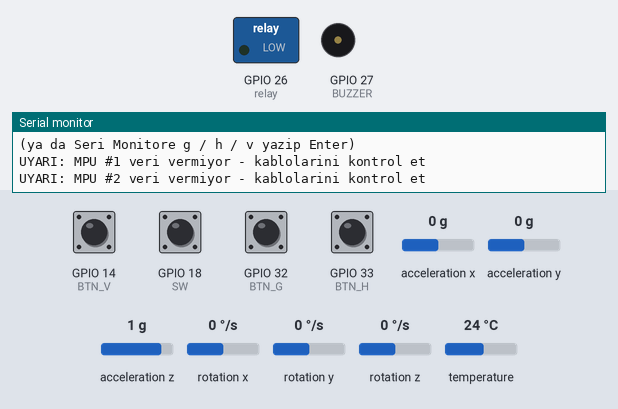
The sketch below on a simulated ESP32. Shown: switched loads named in the sketch (green lamp = pin HIGH), buzzer (waves = sounding, pin HIGH), the last lines printed to the serial monitor. The inputs (shaded band) are chosen by the test bench; at power-on: GPIO 14 (BTN_V), GPIO 18 (SW), GPIO 32 (BTN_G), GPIO 33 (BTN_H) HIGH, acceleration x 0 g, acceleration y 0 g, acceleration z 1 g, rotation x 0 °/s, rotation y 0 °/s, rotation z 0 °/s, temperature 24 °C.

Above: at 4.7 s.
4.8 s: GPIO 14 (BTN_V) pulled LOW for 0.15 s
At 5.2 s:
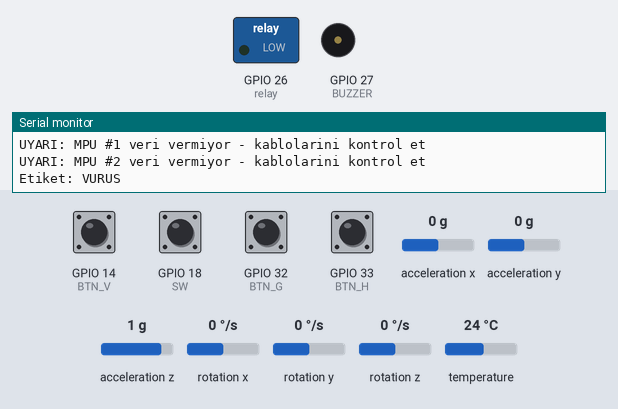
8.3 s: GPIO 32 (BTN_G) pulled LOW for 0.15 s
At 9.1 s:
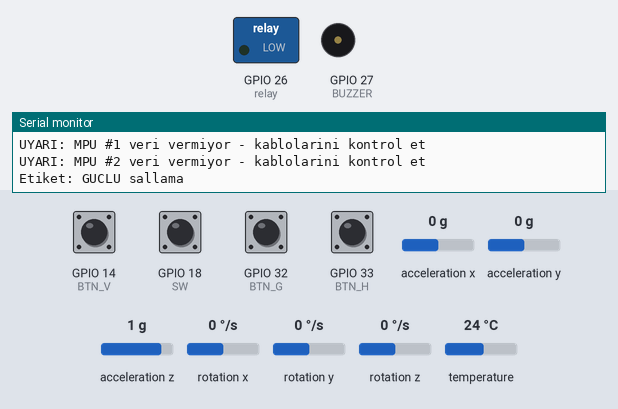
9.9 s: GPIO 33 (BTN_H) pulled LOW for 0.15 s
At 10.3 s:
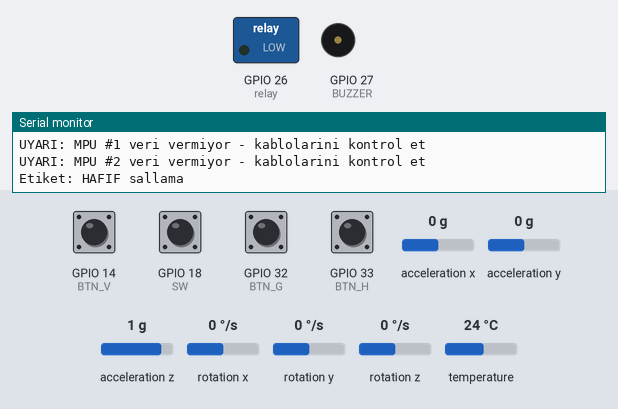
Timing chart, 0 to 12.9 s (numbered marks = the images above; inputs shaded):
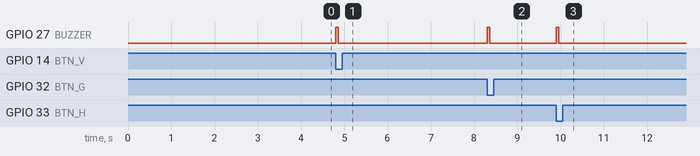

The sketch:

event_logger.ino
```cpp
// SismoEv test 09 — event logger: measures each shake/knock with both MPU6050s
// and prints one summary line per event, plus a first-guess decision.
// The numbers are used to set the real thresholds (docs/detection.md).
// Serial Monitor 115200.
//
// Per event:
//   sure      : how long the shaking lasted (ms)
//   tepe M1/M2: strongest shaking of each sensor (m/s2, gravity removed)
//   ritim     : back-and-forth rate (Hz) of each sensor
//   anahtar   : did the spring switch fire

#include <Wire.h>
#include <Adafruit_MPU6050.h>
#include <Adafruit_Sensor.h>

// ---- starting thresholds (to be tuned from recorded data) ----
const float START_THR   = 0.8;   // m/s2: shaking above this starts an event
const float END_THR     = 0.5;   // m/s2: below this (both sensors) for QUIET_MS ends it
const unsigned long QUIET_MS = 400;
const unsigned long MIN_QUAKE_MS = 1000;  // shorter = knock
const float MIN_HZ = 0.8, MAX_HZ = 12.0;  // quake-like rhythm
const float SENSOR_AGREE = 1.0;           // both sensors must peak above this
const float STRONG_PEAK  = 6.0;           // m/s2: above = strong, below = light
const float CROSS_HYST   = 0.3;           // m/s2: minimum wiggle counted when measuring rhythm
const float CROSS_FRAC   = 0.3;           // ...and at least this share of the event's peak

const int SW = 18;
// Labels can also be set with the buttons: B1 = guclu, B2 = hafif, B3 = vurus (short beep confirms)
const int BTN_G = 32, BTN_H = 33, BTN_V = 14, BUZZER = 27;
Adafruit_MPU6050 mpu[2];
bool ok[2] = {false, false};

volatile bool swFired = false;
void IRAM_ATTR onSwitch() { swFired = true; }

struct Track {
  float base[3] = {0, 0, 0};   // slow average = gravity + tilt
  bool primed = false;
  float peak = 0;
  int samples = 0, zeroSamples = 0;   // to tell if the sensor kept sending data
  int crossX = 0, crossY = 0;
  int signX = 0, signY = 0;
};
Track tr[2];

// Label typed in the Serial Monitor before a trial: g = guclu, h = hafif, v = vurus
char label = '-';
bool inEvent = false;
unsigned long startMs = 0, lastLoudMs = 0, eventNo = 0;

float readDyn(int i, float &dx, float &dy) {
  sensors_event_t a, g, t;
  mpu[i].getEvent(&a, &g, &t);
  float v[3] = {a.acceleration.x, a.acceleration.y, a.acceleration.z};
  // A sensor that lost its wires keeps returning the very same numbers (or all zeros);
  // a working one always changes in the last digits because of noise.
  static float prev[2][3];
  static int sameRun[2] = {0, 0};
  bool same = (v[0] == prev[i][0] && v[1] == prev[i][1] && v[2] == prev[i][2]);
  for (int j = 0; j < 3; j++) prev[i][j] = v[j];
  sameRun[i] = same ? sameRun[i] + 1 : 0;
  bool stuck = sameRun[i] >= 5;
  static unsigned long lastWarn[2] = {0, 0};
  if (stuck && millis() - lastWarn[i] > 2000) {
    Serial.printf("UYARI: MPU #%d veri vermiyor - kablolarini kontrol et\n", i + 1);
    lastWarn[i] = millis();
  }
  if (inEvent) { tr[i].samples++; if (stuck) tr[i].zeroSamples++; }
  if (stuck) { dx = dy = 0; return 0; }   // ignore a dead sensor instead of reading its stale numbers
  Track &k = tr[i];
  if (!k.primed) { for (int j = 0; j < 3; j++) k.base[j] = v[j]; k.primed = true; }
  float d[3];
  for (int j = 0; j < 3; j++) {
    d[j] = v[j] - k.base[j];
    k.base[j] += 0.02f * d[j];   // about 0.5 s time constant at 100 Hz
  }
  dx = d[0]; dy = d[1];
  return sqrtf(d[0] * d[0] + d[1] * d[1] + d[2] * d[2]);
}

void countCross(int &sign, int &count, float val, float peak) {
  float h = max(CROSS_HYST, CROSS_FRAC * peak);
  int s = val > h ? 1 : (val < -h ? -1 : 0);
  if (s != 0 && s != sign) { if (sign != 0) count++; sign = s; }
}

void resetTracks() {
  for (int i = 0; i < 2; i++) {
    tr[i].peak = 0; tr[i].samples = tr[i].zeroSamples = 0; tr[i].crossX = tr[i].crossY = 0; tr[i].signX = tr[i].signY = 0;
  }
  swFired = false;
}

void finishEvent(unsigned long now) {
  eventNo++;
  unsigned long dur = lastLoudMs - startMs;
  float secs = max(dur, 1UL) / 1000.0f;
  float hz[2];
  for (int i = 0; i < 2; i++) hz[i] = max(tr[i].crossX, tr[i].crossY) / 2.0f / secs;

  // Only sensors that kept sending data during the event take part in the decision.
  bool alive[2];
  int nAlive = 0;
  for (int i = 0; i < 2; i++) {
    alive[i] = ok[i] && tr[i].samples > 0 && tr[i].zeroSamples * 2 < tr[i].samples;
    if (alive[i]) nAlive++;
  }
  float hzMain = 0, peakAvg = 0;
  bool bothAgree = true;
  for (int i = 0; i < 2; i++) if (alive[i]) {
    hzMain += hz[i] / nAlive;
    peakAvg += tr[i].peak / nAlive;
    if (tr[i].peak <= SENSOR_AGREE) bothAgree = false;
  }

  const char *verdict;
  if (nAlive == 0)                              verdict = "SENSOR YOK (kablolari kontrol et)";
  else if (dur < MIN_QUAKE_MS)                  verdict = "SAHTE (kisa darbe)";
  else if (hzMain < MIN_HZ || hzMain > MAX_HZ)  verdict = "SAHTE (ritim uymuyor)";
  else if (!bothAgree)                          verdict = "SAHTE (sensorler uyusmuyor)";
  else if (peakAvg >= STRONG_PEAK)              verdict = "DEPREM - GUCLU";
  else                                          verdict = "DEPREM - HAFIF";
  for (int i = 0; i < 2; i++) if (ok[i] && !alive[i])
    Serial.printf("  (MPU #%d bu olayda veri vermedi, karara katilmadi)\n", i + 1);

  Serial.printf("[%c] Olay %lu | sure %lu ms | tepe M1 %.1f M2 %.1f | ritim M1 %.1f Hz M2 %.1f Hz | anahtar %s | => %s\n",
                label, eventNo, dur, tr[0].peak, tr[1].peak, hz[0], hz[1], swFired ? "evet" : "hayir", verdict);
}

void setup() {
  Serial.begin(115200);
  delay(500);
  Wire.begin(21, 22);
  Wire.setClock(400000);
  ok[0] = mpu[0].begin(0x68, &Wire);
  ok[1] = mpu[1].begin(0x69, &Wire);
  Serial.printf("MPU #1 %s, MPU #2 %s\n", ok[0] ? "OK" : "YOK", ok[1] ? "OK" : "YOK");
  for (int i = 0; i < 2; i++) if (ok[i]) {
    mpu[i].setAccelerometerRange(MPU6050_RANGE_8_G);
    mpu[i].setFilterBandwidth(MPU6050_BAND_44_HZ);
  }
  pinMode(BTN_G, INPUT_PULLUP); pinMode(BTN_H, INPUT_PULLUP); pinMode(BTN_V, INPUT_PULLUP);
  pinMode(BUZZER, OUTPUT); digitalWrite(BUZZER, LOW);
  pinMode(26, OUTPUT); digitalWrite(26, LOW);   // relay off: the fan's own vibration would disturb the readings
  pinMode(SW, INPUT_PULLUP);
  attachInterrupt(digitalPinToInterrupt(SW), onSwitch, CHANGE);
  Serial.println("Hazir. 3 sn dokunma (sensorler oturuyor).");
  Serial.println("Her denemeden once etiket sec: B1 = guclu, B2 = hafif, B3 = vurus");
  Serial.println("(ya da Seri Monitore g / h / v yazip Enter)");
  delay(3000);
}

void loop() {
  static bool lastBtn[3] = {false, false, false};
  const int pins[3] = {BTN_G, BTN_H, BTN_V};
  const char keys[3] = {'g', 'h', 'v'};
  char pressed = 0;
  for (int b = 0; b < 3; b++) {
    bool down = digitalRead(pins[b]) == LOW;
    if (down && !lastBtn[b]) pressed = keys[b];
    lastBtn[b] = down;
  }
  if (pressed) {
    digitalWrite(BUZZER, HIGH); delay(60); digitalWrite(BUZZER, LOW);
  }
  while (Serial.available() || pressed) {
    char c = pressed ? pressed : Serial.read();
    pressed = 0;
    if (c == 'g' || c == 'h' || c == 'v') {
      label = c;
      Serial.printf("Etiket: %s\n", c == 'g' ? "GUCLU sallama" : c == 'h' ? "HAFIF sallama" : "VURUS");
    }
  }
  static unsigned long next = millis();
  unsigned long now = millis();
  if ((long)(now - next) < 0) return;
  next += 10;  // 100 Hz

  float m[2] = {0, 0};
  for (int i = 0; i < 2; i++) if (ok[i]) {
    float dx, dy;
    m[i] = readDyn(i, dx, dy);
    if (inEvent) {
      tr[i].peak = max(tr[i].peak, m[i]);
      countCross(tr[i].signX, tr[i].crossX, dx, tr[i].peak);
      countCross(tr[i].signY, tr[i].crossY, dy, tr[i].peak);
    }
  }
  float loud = max(m[0], m[1]);

  if (!inEvent && loud > START_THR) {
    inEvent = true; startMs = lastLoudMs = now; resetTracks();
    for (int i = 0; i < 2; i++) tr[i].peak = m[i];
  } else if (inEvent) {
    if (loud > END_THR) lastLoudMs = now;
    else if (now - lastLoudMs > QUIET_MS) { inEvent = false; finishEvent(now); }
  }
}
```

Measured:
- after the input at 4.8 s, GPIO 27 (BUZZER): LOW → HIGH at once, → LOW 0.06 s later
- after the input at 8.3 s, GPIO 27 (BUZZER): LOW → HIGH at once, → LOW 0.06 s later
- after the input at 9.9 s, GPIO 27 (BUZZER): LOW → HIGH at once, → LOW 0.06 s later
